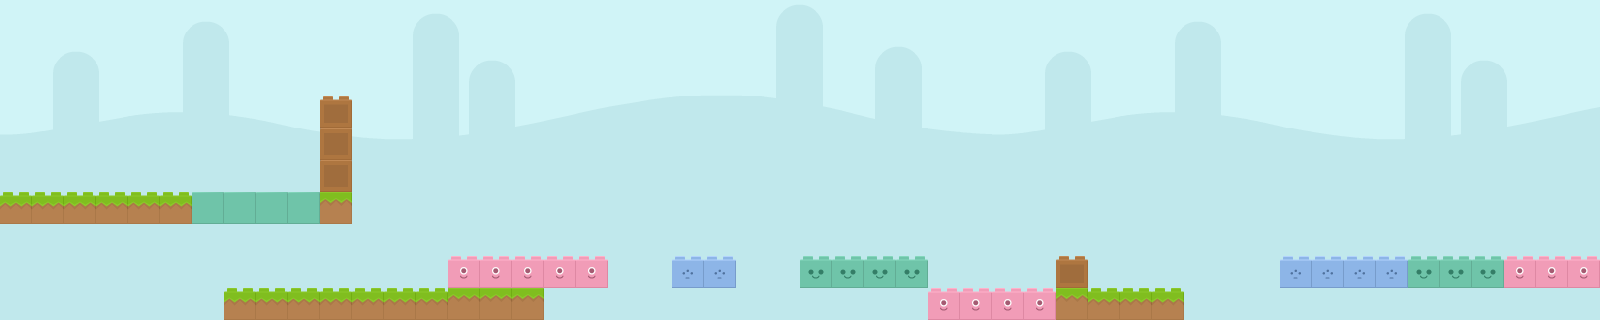

The image is a tile-based game level rendered from a .tmx file. Its description and source (layers, tilesets, objects; grid data summarised) follow:
An orthogonal 50x10 tile map with 32x32 px tiles, 8 tile layers (background, env, red, blue, ...), 3 tilesets and 4 objects.

<map version="1.0" orientation="orthogonal" renderorder="right-down" width="50" height="10" tilewidth="32" tileheight="32" nextobjectid="29">
 <tileset firstgid="1" name="bricks" tilewidth="32" tileheight="32">
  <tile id="0">
   <image width="32" height="32" source="bricks/brick01.png" />
  </tile>
  <tile id="1">
   <image width="32" height="32" source="bricks/brick01a.png" />
  </tile>
  <tile id="2">
   <image width="32" height="32" source="bricks/brick01b.png" />
  </tile>
  <tile id="3">
   <image width="32" height="32" source="bricks/brick01c.png" />
  </tile>
  <tile id="4">
   <image width="32" height="32" source="bricks/brick02.png" />
  </tile>
  <tile id="5">
   <image width="32" height="32" source="bricks/brick02a.png" />
  </tile>
  <tile id="6">
   <image width="32" height="32" source="bricks/brick02b.png" />
  </tile>
  <tile id="7">
   <image width="32" height="32" source="bricks/brick02c.png" />
  </tile>
  <tile id="8">
   <image width="32" height="32" source="bricks/brick03.png" />
  </tile>
  <tile id="9">
   <image width="32" height="32" source="bricks/brick03b.png" />
  </tile>
  <tile id="10">
   <image width="32" height="32" source="bricks/brick04.png" />
  </tile>
  <tile id="11">
   <image width="32" height="32" source="bricks/brick04b.png" />
  </tile>
  <tile id="12">
   <image width="32" height="32" source="bricks/brick05.png" />
  </tile>
  <tile id="13">
   <image width="32" height="32" source="bricks/brick05b.png" />
  </tile>
  <tile id="14">
   <image width="32" height="32" source="bricks/brick06.png" />
  </tile>
  <tile id="15">
   <image width="32" height="32" source="bricks/brick06b.png" />
  </tile>
  <tile id="16">
   <image width="32" height="32" source="bricks/brick07.png" />
  </tile>
  <tile id="17">
   <image width="32" height="32" source="bricks/brick07b.png" />
  </tile>
  <tile id="18">
   <image width="32" height="32" source="bricks/brick08.png" />
  </tile>
  <tile id="19">
   <image width="32" height="32" source="bricks/brick08b.png" />
  </tile>
  <tile id="20">
   <image width="32" height="32" source="bricks/brick08c.png" />
  </tile>
  <tile id="21">
   <image width="32" height="32" source="bricks/brick08d.png" />
  </tile>
  <tile id="22">
   <image width="32" height="32" source="bricks/brick09.png" />
  </tile>
  <tile id="23">
   <image width="32" height="32" source="bricks/brick09b.png" />
  </tile>
  <tile id="24">
   <image width="32" height="32" source="bricks/brick09c.png" />
  </tile>
  <tile id="25">
   <image width="32" height="32" source="bricks/brick09d.png" />
  </tile>
  <tile id="26">
   <image width="32" height="32" source="bricks/brick10.png" />
  </tile>
  <tile id="27">
   <image width="32" height="32" source="bricks/brick10b.png" />
  </tile>
  <tile id="28">
   <image width="32" height="32" source="bricks/brick10c.png" />
  </tile>
  <tile id="29">
   <image width="32" height="32" source="bricks/brick10d.png" />
  </tile>
 </tileset>
 <tileset firstgid="31" name="background" tilewidth="32" tileheight="32" spacing="1" margin="1">
  <image source="bg_grasslands.png" width="1024" height="512" />
 </tileset>
 <tileset firstgid="496" name="boosts" tilewidth="32" tileheight="32">
  <tile id="0">
   <image width="32" height="32" source="boosts/beige.png" />
  </tile>
  <tile id="1">
   <image width="32" height="32" source="boosts/blue.png" />
  </tile>
  <tile id="2">
   <image width="32" height="32" source="boosts/green.png" />
  </tile>
  <tile id="3">
   <image width="32" height="32" source="boosts/red.png" />
  </tile>
  <tile id="4">
   <image width="32" height="32" source="boosts/yellow.png" />
  </tile>
 </tileset>
 <layer name="background" width="50" height="10">
  <data>[500 cells, 500 non-empty, 310 distinct tile ids]</data>
 </layer>
 <layer name="env" width="50" height="10">
  <data>[500 cells, 0 non-empty, 0 distinct tile ids]</data>
 </layer>
 <layer name="red" width="50" height="10">
  <data>[500 cells, 12 non-empty, 1 distinct tile ids]</data>
 </layer>
 <layer name="blue" width="50" height="10">
  <data>[500 cells, 6 non-empty, 1 distinct tile ids]</data>
 </layer>
 <layer name="green" width="50" height="10">
  <data>[500 cells, 11 non-empty, 2 distinct tile ids]</data>
 </layer>
 <layer name="beige" width="50" height="10">
  <data>[500 cells, 0 non-empty, 0 distinct tile ids]</data>
 </layer>
 <layer name="yellow" width="50" height="10">
  <data>[500 cells, 0 non-empty, 0 distinct tile ids]</data>
 </layer>
 <layer name="normal" width="50" height="10">
  <data>[500 cells, 25 non-empty, 4 distinct tile ids]</data>
 </layer>
 <objectgroup name="player" />
 <objectgroup name="red_boost">
  <object id="13" x="106" y="137" width="32" height="32">
   <ellipse />
  </object>
 </objectgroup>
 <objectgroup name="blue_boost">
  <object id="24" x="534.667" y="208.667" width="32" height="32">
   <ellipse />
  </object>
 </objectgroup>
 <objectgroup name="yellow_boost" />
 <objectgroup name="beige_boost" />
 <objectgroup name="final_zone">
  <object id="26" x="1576.67" y="-7.66667" width="7" height="344" />
 </objectgroup>
 <objectgroup name="flag">
  <object id="27" x="1563.33" y="228.334" width="32" height="32" />
 </objectgroup>
</map>
